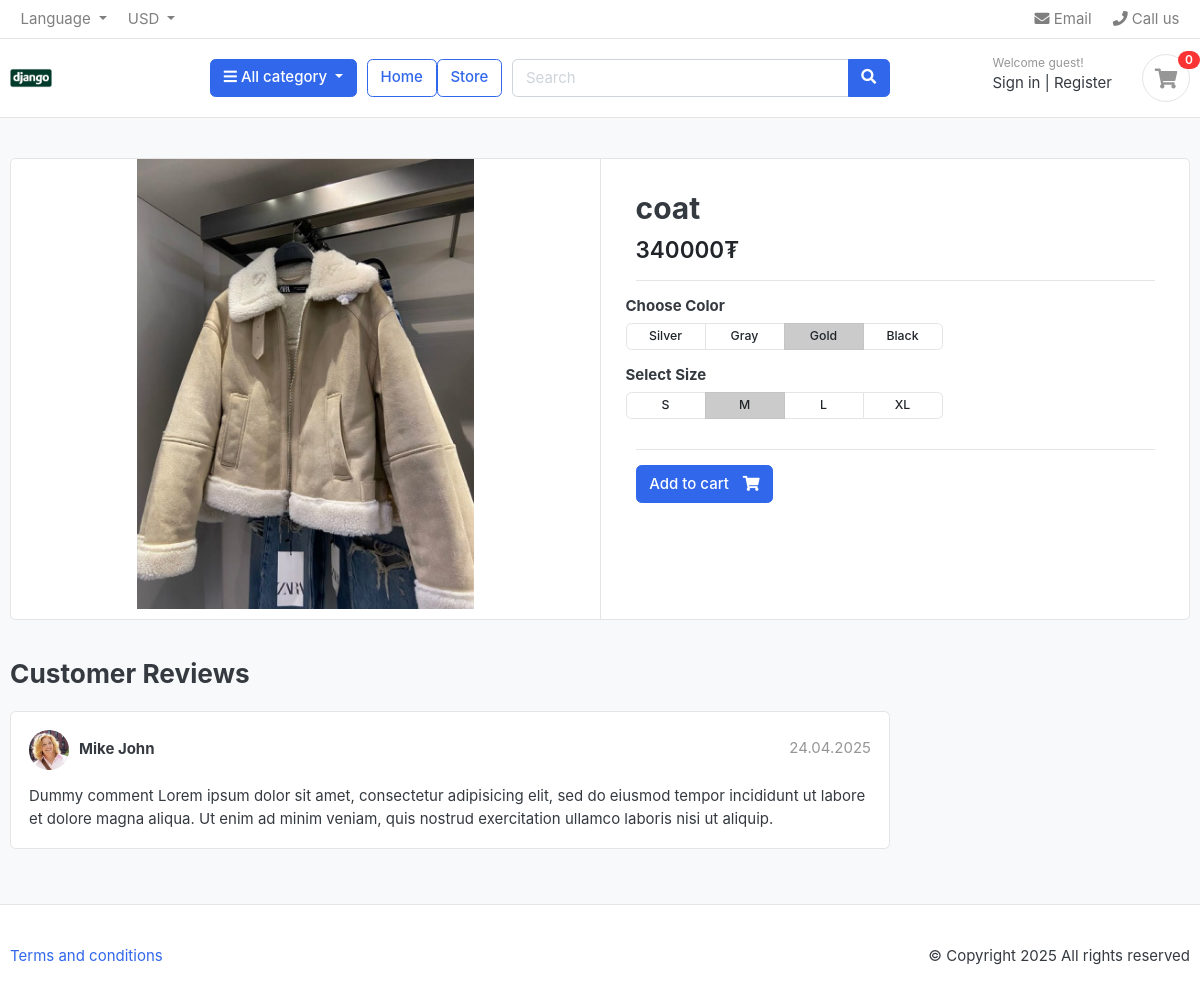
The page /product/jacket/coat/ on the database its author committed.
### salbar/models.py (models this page shows, shortened)
class Product (models.Model):
    product_name = models.CharField(max_length=200, unique=True)
    slug = models.SlugField(max_length=200, unique=True)
    description = models.TextField(max_length=500, blank=True)
    price = models.IntegerField()
    images = models.ImageField(upload_to='photos/products')
    stock = models.IntegerField()
    is_available = models.BooleanField(default=True)
    category = models.ForeignKey(Category, on_delete=models.CASCADE)
    created_date = models.DateTimeField(auto_now_add=True)
    modified_date = models.DateTimeField(auto_now=True)
    class Meta:
        db_table = 'tbl_products'

### salbar/views.py (the view)
# urls.py: path('product/<slug:category_slug>/<slug:product_slug>/', views.product_detail, name='product_detail'),
def product_detail(request, category_slug, product_slug):
    category = get_object_or_404(Category, slug=category_slug)
    product = get_object_or_404(Product, category=category, slug=product_slug)
    return render(request, 'product_detail.html', {'product': product})

### salbar/context_processors.py (called while the page is built)
def menu_links(request):
    links = Category.objects.all()
    print(links)
    return {'links': links}

### salbar/models.py (called while the page is built)
    def __str__(self):
        return self.cat_name

### salbar/templates/product_detail.html (shortened to what this page needs)
{% extends 'base.html' %}
{% load static %}
{% block content %}
<section class="section-content padding-y bg">
<div class="container">
  <div class="card">
    <div class="row no-gutters">
      <aside class="col-md-6">
        <article class="gallery-wrap">
          <div class="img-big-wrap">
             <a href="#"><img src="{{ product.images.url }}" alt="{{ product.product_name }}"></a>
          </div>
        </article>
      </aside>
      <main class="col-md-6 border-left">
        <article class="content-body">
          <h2 class="title">{{ product.product_name }}</h2>
          <div class="mb-3">
            <var class="price h4">{{ product.price }}₮</var>
          </div>
          <hr>
          <div class="row">
            <div class="item-option-select">
              <h6>Choose Color</h6>
              <div class="btn-group btn-group-sm btn-group-toggle" data-toggle="buttons">
                <label class="btn btn-light">
                  <input type="radio" name="radio_color"> Silver
                </label>
                <label class="btn btn-light">
                  <input type="radio" name="radio_color"> Gray
                </label>
                <label class="btn btn-light active">
                  <input type="radio" name="radio_color" checked> Gold
                </label>
                <label class="btn btn-light">
                  <input type="radio" name="radio_color"> Black
                </label>
              </div>
            </div>
          </div>
          <div class="row">
            <div class="item-option-select">
              <h6>Select Size</h6>
              <div class="btn-group btn-group-sm btn-group-toggle" data-toggle="buttons">
                <label class="btn btn-light">
                  <input type="radio" name="radio_size"> S
                </label>
                <label class="btn btn-light active">
                  <input type="radio" name="radio_size" checked> M
                </label>
                <label class="btn btn-light">
                  <input type="radio" name="radio_size"> L
                </label>
                <label class="btn btn-light">
                  <input type="radio" name="radio_size"> XL
                </label>
              </div>
            </div>
          </div>
          <hr>
          {% if product.stock > 0 %}
            <a href="{% url 'cart' %}" class="btn btn-primary">
              <span class="text">Add to cart</span> <i class="fas fa-shopping-cart"></i>
            </a>
          {% else %}
            <span class="text">no sales product</span>
          {% endif %}
        </article>
      </main>
    </div>
  </div>
  <br>
  <div class="row">
    <div class="col-md-9">
      <header class="section-heading">
        <h3>Customer Reviews</h3>
      </header>
      <article class="box mb-3">
        <div class="icontext w-100">
          <img src="{% static 'images/avatars/avatar1.jpg' %}" class="img-xs icon rounded-circle" alt="Avatar">
          <div class="text">
            <span class="date text-muted float-md-right">24.04.2025</span>
            <h6 class="mb-1">Mike John</h6>
          </div>
        </div>
        <div class="mt-3">
          <p>
            Dummy comment Lorem ipsum dolor sit amet, consectetur adipisicing elit, sed do eiusmod
            tempor incididunt ut labore et dolore magna aliqua. Ut enim ad minim veniam,
            quis nostrud exercitation ullamco laboris nisi ut aliquip.
          </p>
        </div>
      </article>
    </div>
  </div>
</div>
</section>
{% endblock %}

### salbar/static/css/ui.css (style rules this page uses)
html { font-family: "Inter", sans-serif; font-size: 15px; }
.content-body { flex: 1 1 auto; padding: 2rem 2.3rem; }
.img-xs, .img-sm, .img-md, .img-lg { -o-object-fit: cover; object-fit: cover; flex-shrink: 0; flex-grow: 0; }
.img-xs { width: 40px; height: 40px; }
.padding-y { padding-top: 40px; padding-bottom: 40px; }
var { font-style: normal; }
article:after, .form-group:after { display: block; clear: both; content: ""; }
.bg { background-color: #f8f9fa; }
.section-heading { margin-bottom: 20px; margin-top: 15px; }
p:last-child { margin-bottom: 0; }
.btn-light { background-color: #fff; border-color: #e4e4e4; }
.btn .text + i { margin-left: 10px; }
.icontext { display: inline-flex; align-items: center; vertical-align: middle; }
.icontext .text { width: 100%; line-height: 1.2; }
.icontext .icon { position: relative; margin-right: 10px; flex-shrink: 0; flex-grow: 0; }
.price { font-weight: 600; color: #212529; }
.box { padding: 18px; background: #fff; border-radius: 0.37rem; border: 1px solid #e4e4e4; }
.box img { max-width: 100%; }
.gallery-wrap .img-big-wrap { margin-bottom: 10px; border-radius: 0.37rem; overflow: hidden; background-color: #fff; }
.gallery-wrap .img-big-wrap a { text-align: center; display: block; }
.gallery-wrap .img-big-wrap img { height: 450px; width: auto; display: inline-block; }
.item-option-select { margin-bottom: 1rem; display: inline-block; margin-right: 15px; }
.item-option-select .btn { min-width: 80px; }

### rows shown on the page
Product: images (picture), product_name "coat", price "340000"
